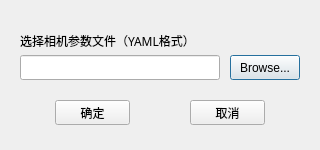
<?xml version="1.0" encoding="UTF-8"?>
<ui version="4.0">
 <class>choose_yaml</class>
 <widget class="QDialog" name="choose_yaml">
  <property name="geometry">
   <rect>
    <x>0</x>
    <y>0</y>
    <width>320</width>
    <height>150</height>
   </rect>
  </property>
  <property name="windowTitle">
   <string>Dialog</string>
  </property>
  <widget class="QLabel" name="label">
   <property name="geometry">
    <rect>
     <x>20</x>
     <y>35</y>
     <width>200</width>
     <height>12</height>
    </rect>
   </property>
   <property name="font">
    <font>
     <family>微软雅黑</family>
    </font>
   </property>
   <property name="text">
    <string>选择相机参数文件（YAML格式）</string>
   </property>
  </widget>
  <widget class="QPushButton" name="browse">
   <property name="geometry">
    <rect>
     <x>230</x>
     <y>55</y>
     <width>70</width>
     <height>25</height>
    </rect>
   </property>
   <property name="text">
    <string>Browse...</string>
   </property>
  </widget>
  <widget class="QPushButton" name="yes">
   <property name="geometry">
    <rect>
     <x>55</x>
     <y>100</y>
     <width>75</width>
     <height>25</height>
    </rect>
   </property>
   <property name="font">
    <font>
     <family>微软雅黑</family>
    </font>
   </property>
   <property name="text">
    <string>确定</string>
   </property>
  </widget>
  <widget class="QPushButton" name="no">
   <property name="geometry">
    <rect>
     <x>190</x>
     <y>100</y>
     <width>75</width>
     <height>25</height>
    </rect>
   </property>
   <property name="font">
    <font>
     <family>微软雅黑</family>
    </font>
   </property>
   <property name="text">
    <string>取消</string>
   </property>
  </widget>
  <widget class="QLineEdit" name="yaml_src">
   <property name="geometry">
    <rect>
     <x>20</x>
     <y>55</y>
     <width>200</width>
     <height>25</height>
    </rect>
   </property>
  </widget>
 </widget>
 <resources/>
 <connections/>
</ui>
